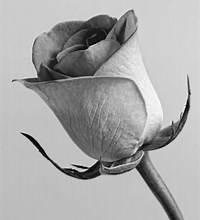
#> input picture rose.jpeg, 200 x 220 px
$ python Laplace.py
#> lines starting #> are read from the running program, lines starting #| are printed output that depends on the picture
import numpy as np
from scipy import signal
from PIL import Image
from matplotlib import pyplot as plt

original = 'rose.jpeg'
img = np.array(Image.open(original).convert("L"))  #打开图像并转化为灰度矩阵

# 一般在进行Laplace运算之前，我们会先对图像进行先对图像进行模糊平滑处理，目的是去除图像中的高频噪声。


#定义高斯函数
def func(x, y, sigma=1):
    return 100 * (1 / (2 * np.pi * sigma)) * np.exp(-((x - 2)**2 +
                                                      (y - 2)**2) /
                                                    (2.0 * sigma**2))


#高斯平滑处理
Gaussian = np.fromfunction(func, (3, 3), sigma=3)
img = signal.convolve2d(img, Gaussian, mode="same")
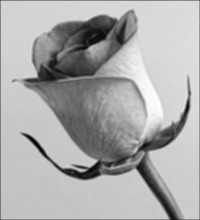
#> img: shape (220, 200) float64; min 352.8, max 9765.5, mean 6682; drawn with min black and max white

#laplace算子
laplace = np.array([[0, 1, 0], [1, -4, 1], [0, 1, 0]])
#laplace扩展算子
laplace2 = np.array([[1, 1, 1], [1, -8, 1], [1, 1, 1]])
# Laplace算子是一个二阶导数的算子，它实际上是一个x方向二阶导数和y方向二阶导数的和的近似求导算子。

# 卷积
img_l1 = signal.convolve2d(img, laplace, boundary='symm', mode="same")
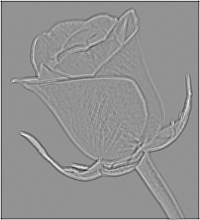
#> img_l1: shape (220, 200) float64; min -5982, max 4389.8, mean 0; drawn with min black and max white
img_l2 = signal.convolve2d(img, laplace2, boundary='symm', mode="same")

# 将卷积结果转化成0~255
img_l1 = (img_l1 / float(img_l1.max())) * 255
img_l2 = (img_l2 / float(img_l2.max())) * 255

plt.subplot(1, 2, 1)
plt.imshow(np.absolute(img_l1), cmap='gray_r')
plt.axis("off")
plt.subplot(1, 2, 2)
plt.imshow(np.absolute(img_l2), cmap='gray_r')
plt.axis("off")
plt.show()
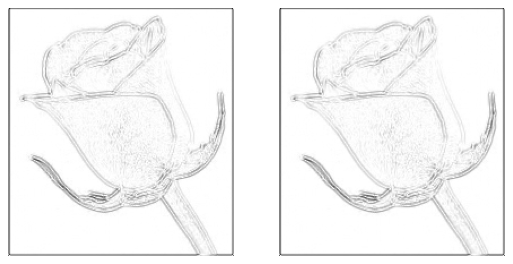
#> figure drawn by matplotlib, 2 panels

$ run again, with likeit.jpg copied over rose.jpeg
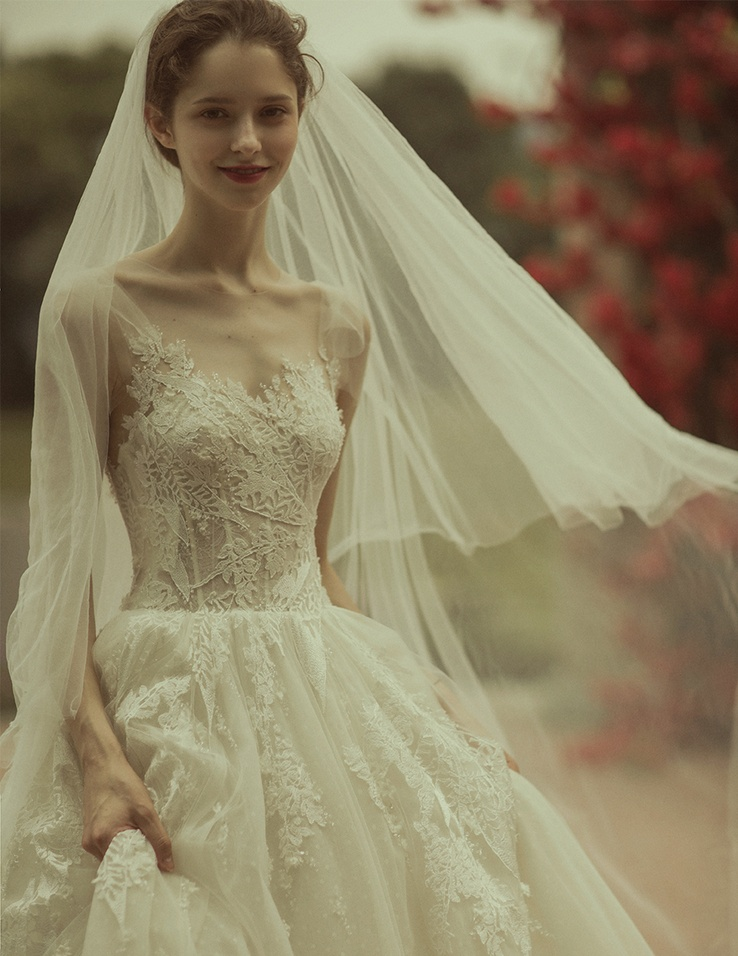
#> input picture likeit.jpg, 738 x 956 px, shrunk from 927 x 1200 before the run
#> `img_l1 = signal.convolve2d(img, laplace, boundary='symm', mode="same")`:
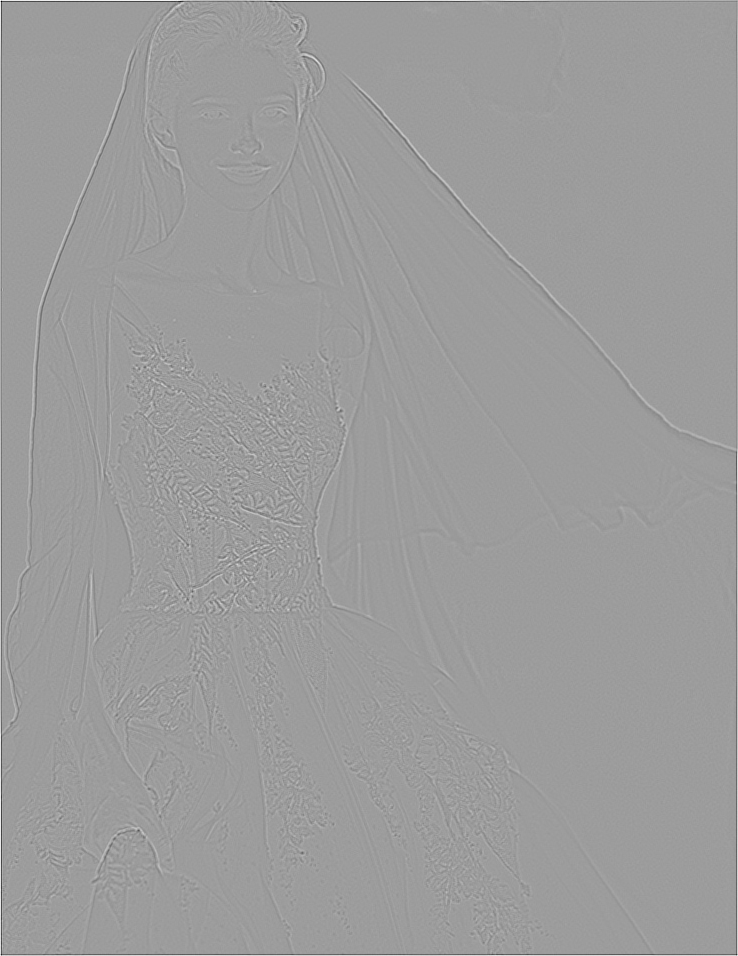
#> img_l1: shape (956, 738) float64; min -4842.1, max 3043.4, mean 0; drawn with min black and max white
#> `plt.show()`:
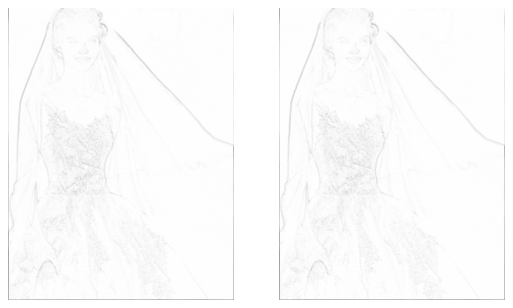
#> figure drawn by matplotlib, 2 panels
